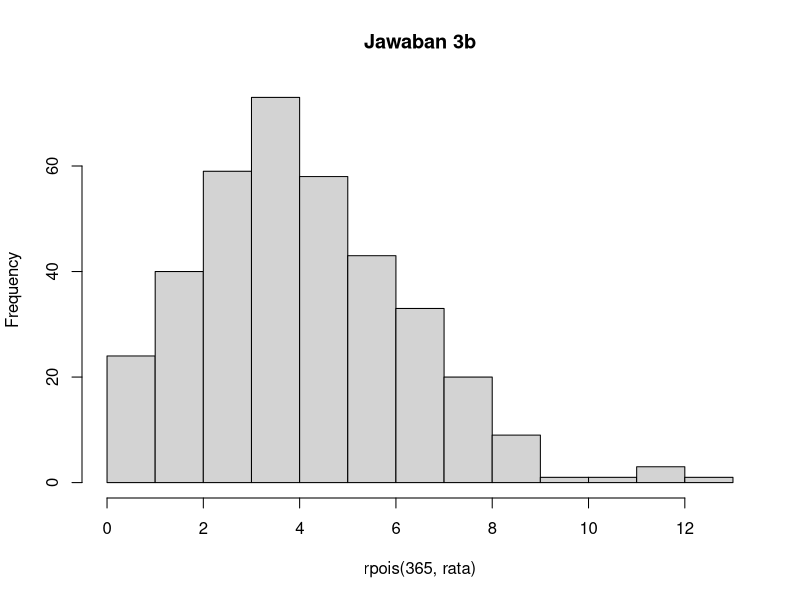

The R script that drew this image:
distriBusiPoisson <- function(hari, x, bayiPerHari){
  (exp(1) ^ (-bayiPerHari) * bayiPerHari ^ x / factorial(x) * hari)
}

rata <- 4.5
paste("Jawaban 3a: ",distriBusiPoisson(1, 6, 4.5))

# Jawaban 3b
hist(rpois(365, rata), main = "Jawaban 3b")


# Jawaban 3c: Dari kedua poin sebelumnya, dapat disimpulkan bahwa soal a peluang tersebut dapat digunakan untuk memprediksi soal b.

paste("Jawaban 3d: Rataan : ", rata, ", varian : ", rata)